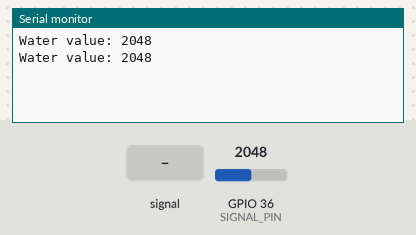
Bench run of a sketch on a simulated ESP32. Parts: the last lines printed to the serial monitor. The test bench sets the inputs (shaded band); at power-on: GPIO 36 (SIGNAL_PIN) = 2048.

Above: at 1.8 s.
1.9 s: GPIO 36 (SIGNAL_PIN) fed a 200 Hz sine of ±327 counts around its level
At 2.8 s:
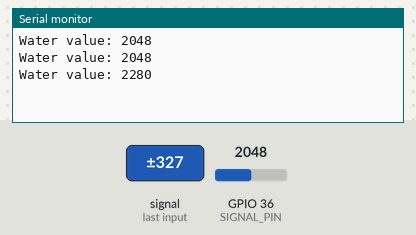
3.4 s: GPIO 36 (SIGNAL_PIN) set to 2866
At 4.7 s:
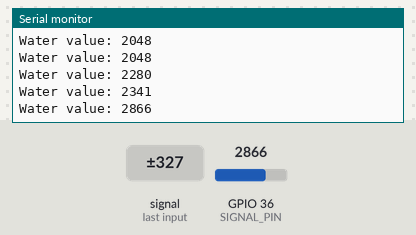
4.9 s: GPIO 36 (SIGNAL_PIN) fed a 1000 Hz sine of ±1023 counts around its level
At 5.9 s:
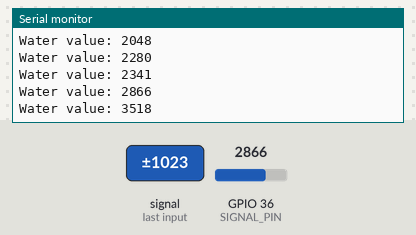
6.4 s: GPIO 36 (SIGNAL_PIN) set to 3603
At 7.9 s:
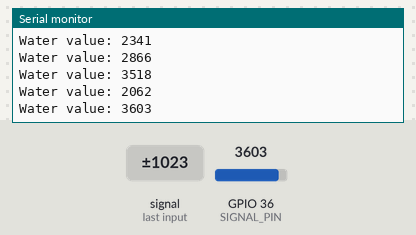
Timing chart, 0 to 8.9 s (numbered marks = the images above; inputs shaded):
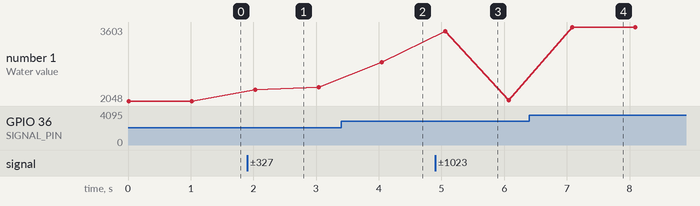

The sketch:

esp32_water_sensor.ino
```cpp
#define POWER_PIN 25  // ESP32 pin GPIO17 connected to sensor's VCC pin
#define SIGNAL_PIN 36 // ESP32 pin GPIO36 (ADC0) connected to sensor's signal pin
#define SENSOR_MIN 0
#define SENSOR_MAX 521

int value = 0; // variable to store the sensor value
int level = 0; // variable to store the water level

void setup()
{
    Serial.begin(9600);
    pinMode(POWER_PIN, OUTPUT);   // configure D7 pin as an OUTPUT
    digitalWrite(POWER_PIN, LOW); // turn the sensor OFF
}

void loop()
{
    digitalWrite(POWER_PIN, HIGH);  // turn the sensor ON
    delay(10);                      // wait 10 milliseconds
    value = analogRead(SIGNAL_PIN); // read the analog value from sensor
    digitalWrite(POWER_PIN, LOW);   // turn the sensor OFF
    Serial.print("Water value: ");
    Serial.println(value);

    delay(1000);
}
```

Measured:
- after the input at 1.9 s, the serial monitor: prints a new line after 0.13 s (image 1)
- after the input at 3.4 s, the serial monitor: prints a new line after 0.65 s (image 2)
- after the input at 4.9 s, the serial monitor: prints a new line after 0.16 s (image 3)
- after the input at 6.4 s, the serial monitor: prints a new line after 0.68 s (image 4)
- plotted number 1: 2048 → 2341 after the input at 1.9 s, 2341 → 2866 after the input at 3.4 s, 2866 → 2062 after the input at 4.9 s, 2062 → 3603 after the input at 6.4 s
